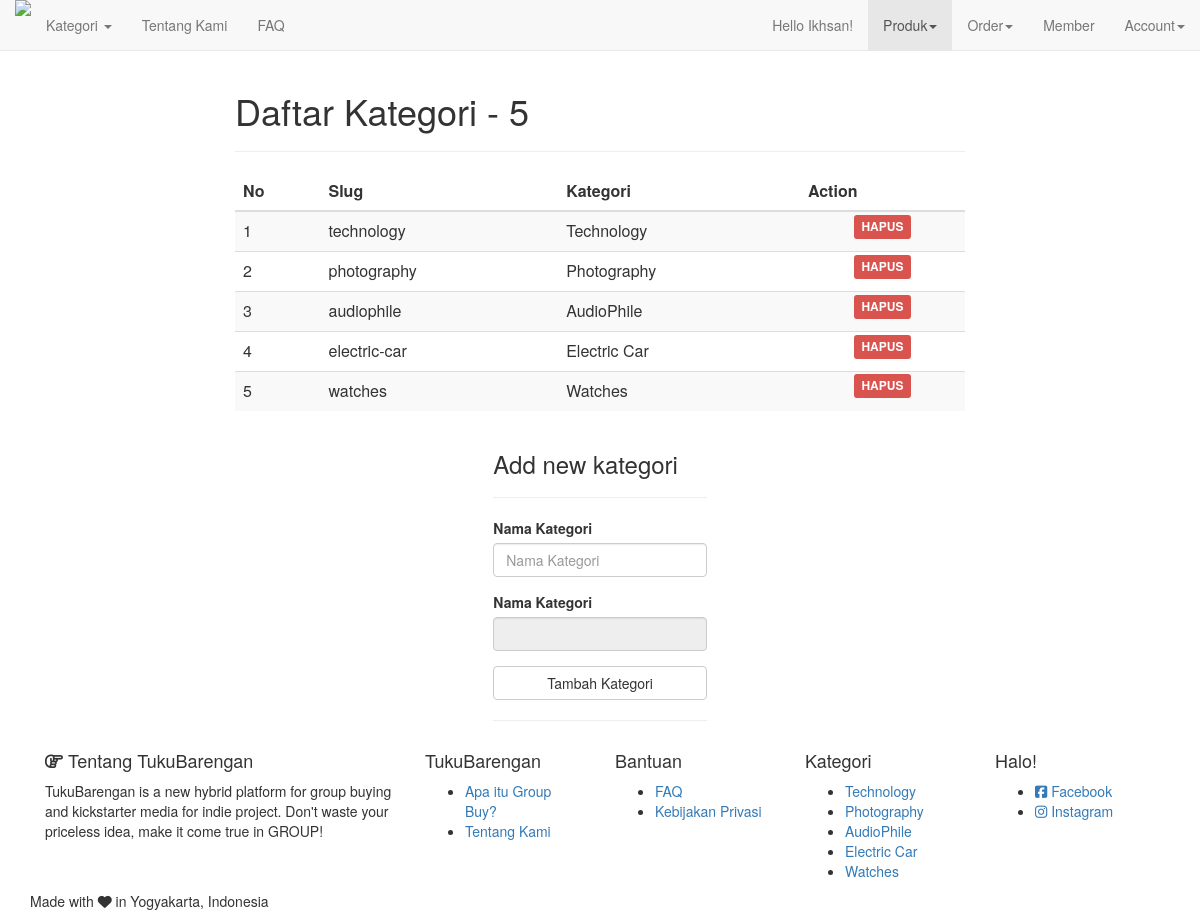
/admin-kategori.php (signed in), run on the app's committed database.
### tables this page shows
CREATE TABLE `kategori` (
  `id` int(11) unsigned NOT NULL AUTO_INCREMENT,
  `slug` varchar(100) NOT NULL DEFAULT '',
  `judul` varchar(100) NOT NULL DEFAULT '',
  PRIMARY KEY (`id`)
);

### MysqliDb.php (called while the page is built, shortened)
<?php
class MysqliDb
{
    public static $prefix = '';
    protected $_mysqli;
    protected $_query;
    protected $_queryOptions = array();
    protected $_orderBy = array();
    protected $_groupBy = array();
    protected $host;
    protected $_username;
    protected $_password;
    protected $db;
    protected $port;
    protected $charset;
    public $returnType = 'array';
    protected $_nestJoin = false;
    private $_tableName = '';
    protected $_mapKey = null;
    public function __construct($host = null, $username = null, $password = null, $db = null, $port = null, $charset = 'utf8')
    {
        $isSubQuery = false;
        if (is_object($host)) {
            $this->_mysqli = $host;
        } else {
            $this->host = $host;
        }
        $this->_username = $username;
        $this->_password = $password;
        $this->db = $db;
        $this->port = $port;
        $this->charset = $charset;
    }
    public function connect()
    {
        $this->_mysqli = new mysqli($this->host, $this->_username, $this->_password, $this->db, $this->port);
        if ($this->charset) {
            $this->_mysqli->set_charset($this->charset);
        }
    }
    public function mysqli()
    {
        return $this->_mysqli;
    }
    protected function reset()
    {
        $this->_orderBy = array();
        $this->_groupBy = array();
        $this->_bindParams = array('');
        $this->_query = null;
        $this->_queryOptions = array();
        $this->returnType = 'array';
        $this->_nestJoin = false;
        $this->_forUpdate = false;
        $this->_lockInShareMode = false;
        $this->_tableName = '';
        $this->_updateColumns = null;
        $this->_mapKey = null;
    }
    public function objectBuilder()
    {
        $this->returnType = 'object';
        return $this;
    }
    public function get($tableName, $numRows = null, $columns = '*')
    {
        $column = is_array($columns) ? implode(', ', $columns) : $columns;
        if (strpos($tableName, '.') === false) {
            $this->_tableName = self::$prefix . $tableName;
        } else {
            $this->_tableName = $tableName;
        }
        $this->_query = 'SELECT ' . implode(' ', $this->_queryOptions) . ' ' .
            $column . " FROM " . $this->_tableName;
        $stmt = $this->_buildQuery($numRows);
        $stmt->execute();
        $res = $this->_dynamicBindResults($stmt);
        return $res;
    }
    protected function _buildQuery($numRows = null, $tableData = null)
    {
        $stmt = $this->_prepareQuery();
        return $stmt;
    }
    protected function _dynamicBindResults(mysqli_stmt $stmt)
    {
        $parameters = array();
        $results = array();
        $mysqlLongType = 252;
        $shouldStoreResult = false;
        $meta = $stmt->result_metadata();
        $row = array();
        while ($field = $meta->fetch_field()) {
            if ($this->_nestJoin && $field->table != $this->_tableName) {
                $field->table = substr($field->table, strlen(self::$prefix));
                $row[$field->table][$field->name] = null;
                $parameters[] = & $row[$field->table][$field->name];
            } else {
                $row[$field->name] = null;
                $parameters[] = & $row[$field->name];
            }
        }
        call_user_func_array(array($stmt, 'bind_result'), $parameters);
        while ($stmt->fetch()) {
            if ($this->returnType == 'object') {
                $result = new stdClass ();
                foreach ($row as $key => $val) {
                    if (is_array($val)) {
                        $result->$key = new stdClass ();
                        foreach ($val as $k => $v) {
                            $result->$key->$k = $v;
                        }
                    } else {
                        $result->$key = $val;
                    }
                }
            }
            if ($this->_mapKey) {
                $results[$row[$this->_mapKey]] = count($row) > 2 ? $result : end($result);
            } else {
                array_push($results, $result);
            }
        }
        return $results;
    }
    protected function _buildCondition($operator, &$conditions)
    {
        if (empty($conditions)) {
            return;
        }
        $this->_query .= ' ' . $operator;
    }
    protected function _buildGroupBy()
    {
        if (empty($this->_groupBy)) {
            return;
        }
        $this->_query .= " GROUP BY ";
        $this->_query = rtrim($this->_query, ', ') . " ";
    }
    protected function _buildOrderBy()
    {
        if (empty($this->_orderBy)) {
            return;
        }
        $this->_query .= " ORDER BY ";
        $this->_query = rtrim($this->_query, ', ') . " ";
    }
    protected function _prepareQuery()
    {
        if (!$stmt = $this->mysqli()->prepare($this->_query)) {
            $msg = $this->mysqli()->error . " query: " . $this->_query;
            $num = $this->mysqli()->errno;
            $this->reset();
            throw new Exception($msg, $num);
        }
        return $stmt;
    }
    protected function replacePlaceHolders($str, $vals)
    {
        $newStr = "";
        $newStr .= $str;
        return $newStr;
    }
}

### admin-kategori.php (the view, shortened to what this page needs)
<?php
include('layout/header.php');
$no = 1;
$daftar_kategori = $db->ObjectBuilder()->get('kategori');
$jumlah_kategori = $db->count;
?>
<div class="col-md-8 col-md-offset-2" data-animation="hierarchical-display">
<h1>Daftar Kategori - <?php echo $jumlah_kategori; ?></h1>
<hr>
	<table class="table table-striped table-hover daftar-produk" >
<thead>
	<th>No</th>
	<th>Slug</th>
	<th>Kategori</th>
	<th>Action</th>
</thead>
<?php foreach ($daftar_kategori as $kategori): ?>
	<tr >
		<td><?php echo $no; ?></td>
		<td><?php echo $kategori->slug; ?></td>
		<td><?php echo $kategori->judul; ?></td>
		<td class="text-center">
			<a href="<?php echo base_url.'/admin-kategori.php?action=hapus&id='.$kategori->id; ?>"><span class="label label-danger">HAPUS</span></a>
		</td>
	</tr>
<?php $no++; endforeach ?>
</table>
<div class="col-md-4 col-md-offset-4">
	<form class='new-kategori' action="<?php echo base_url.'/admin-kategori.php?action=new'; ?>" method="post">
<h3>Add new kategori</h3>
<hr>
	<div class="form-group">
    <label >Nama Kategori</label>
    <input type="text" class="form-control" id="nama-kategori" placeholder="Nama Kategori" name="judul">
  </div>
  <div class="form-group">
    <label>Nama Kategori</label>
    <input type="text" class="form-control" id="slug" name="slug" readonly>
  </div>
  <button type="submit" class="btn btn-default btn-block">Tambah Kategori</button>
<hr>
</form>
</div>
</div>
<?php include('layout/footer.php'); ?>

### layout/footer.php (shortened to what this page needs)
   </div>
  <div class="container-fluid kaki">
    <div class="container">
      <div class="col-md-4">
        <h4 class="h4"><i class="fa fa-hand-o-right" aria-hidden="true"></i> Tentang TukuBarengan <span class="label label-gbid">BETA</span></h4>
        <p>TukuBarengan is a new hybrid platform for group buying and kickstarter media for indie project. Don't waste your priceless idea, make it come true in GROUP!</p>
      </div>
      <div class="col-md-2">
        <h3 class="h4">TukuBarengan</h3>
       <ul>
          <li><a href="<?php echo base_url; ?>/hal/apa-itu-groupbuy">Apa itu Group Buy?</a></li>
          <li><a href="<?php echo base_url; ?>/hal/tentang-kami">Tentang Kami</a></li>
        </ul>
      </div>
      <div class="col-md-2">
        <h3 class="h4">Bantuan</h3>
        <ul>
          <li><a href="<?php echo base_url; ?>/hal/faq">FAQ</a></li>
          <li><a href="<?php echo base_url; ?>/hal/kebijakan-privasi">Kebijakan Privasi</a></li>
        </ul>
      </div>
      <div class="col-md-2">
        <h3 class="h4">Kategori</h3>
       <ul>
           <?php foreach ($base_kategori as $kategori): ?>
            <li><a href="<?php echo base_url; ?>/kategori/<?php echo $kategori->slug; ?>"><?php echo $kategori->judul; ?></a></li>
          <?php endforeach ?>
        </ul>
      </div>
      <div class="col-md-2">
        <h5 class="h4">Halo!</h5>
        <ul>
          <li><a href="https://web.facebook.com/groupbuyid/"><i class="fa fa-facebook-square" aria-hidden="true"></i> Facebook</a></li>
          <li><a href="https://www.instagram.com/groupbuyid/"><i class="fa fa-instagram" aria-hidden="true"></i> Instagram</a></li>
        </ul>
      </div>
    </div>
  </div>
  <div class="container-fluid madewith">
    <div class="container">
      Made with <i class="fa fa-heart" aria-hidden="true"></i> in Yogyakarta, Indonesia
    </div>
  </div>
      <link rel="stylesheet" type="text/css" href="<?php echo base_url; ?>/assets/css/datatable.css">
      <link rel="stylesheet" type="text/css" href="<?php echo base_url; ?>/assets/css/zmd.hierarchical-display.min.css">
  </body>
</html>

### data on the page
kategori: slug "technology", judul "Technology"
kategori: slug "photography", judul "Photography"
kategori: slug "audiophile", judul "AudioPhile"
kategori: slug "electric-car", judul "Electric Car"
kategori: slug "watches", judul "Watches"

### other printed values
strstr($_SESSION["nama"], ' ', true) "Ikhsan"
$jumlah_kategori "5"
